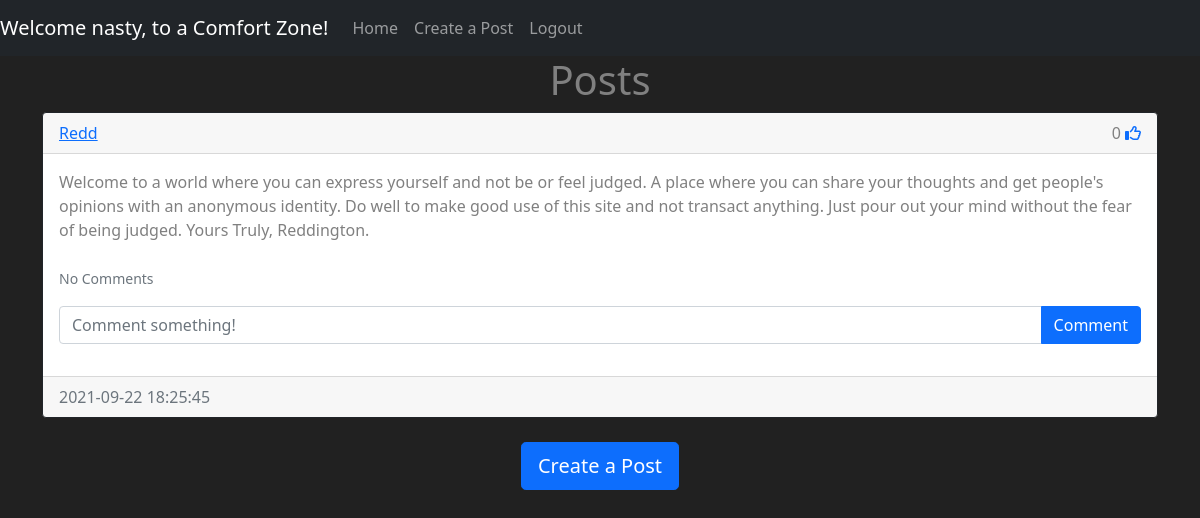
/home (signed in), run on the app's committed database.
### website/models.py (models this page shows)
class User(db.Model, UserMixin):
    id = db.Column(db.Integer, primary_key=True)
    email = db.Column(db.String(150), unique=True)
    username = db.Column(db.String(150), unique=True)
    password = db.Column(db.String(150))
    date_created = db.Column(db.DateTime(timezone=True), default=func.now())
    posts = db.relationship('Post', backref='user', passive_deletes=True)
    comments = db.relationship('Comment', backref='user', passive_deletes=True)
    likes = db.relationship('Like', backref='user', passive_deletes=True)

class Post(db.Model):
    id = db.Column(db.Integer, primary_key=True)
    text = db.Column(db.Text, nullable=False)
    date_created = db.Column(db.DateTime(timezone=True), default=func.now())
    author = db.Column(db.Integer, db.ForeignKey(
        'user.id', ondelete="CASCADE"), nullable=False)
    comments = db.relationship('Comment', backref='post', passive_deletes=True)
    likes = db.relationship('Like', backref='post', passive_deletes=True)

### website/views.py (the view)
@views.route("/")
@views.route("/home")
@login_required
def home():
    posts = Post.query.all()
    return render_template("home.html", user=current_user, posts=posts)

### website/__init__.py (called while the page is built)
def create_app():
    app = Flask(__name__)
    app.config['SECRET_KEY'] = "helloworld"
    app.config['SQLALCHEMY_DATABASE_URI'] = f'sqlite:///{DB_NAME}'
    db.init_app(app)
    from .views import views
    from .auth import auth
    app.register_blueprint(views, url_prefix="/")
    app.register_blueprint(auth, url_prefix="/")
    from .models import User, Post, Comment, Like
    create_database(app)
    login_manager = LoginManager()
    login_manager.login_view = "auth.login"
    login_manager.init_app(app)
    @login_manager.user_loader
    def load_user(id):
        return User.query.get(int(id))
    return app

### website/templates/home.html
{% extends "posts_div.html" %} {% block title %}Comfy Zone{% endblock %}

### website/templates/posts_div.html (shortened to what this page needs)
{% extends "base.html" %} {% block title %}Home{% endblock %} {% block content
  %}
  <h1 align="center">{% block header %}Posts{% endblock %}</h1>
  <div id="posts">
    {% for post in posts %}
    <div class="card border-dark">
      <div class="card-header d-flex justify-content-between align-items-center">
        <a href="/posts/{{post.user.username}}">{{post.user.username}}</a>
        <div>
          {{ post.likes|length }}
          {% if user.id in post.likes|map(attribute="author")|list %}
          <a href="/like-post/{{post.id}}"><i class="fas fa-thumbs-up"></i></a>
          {% else %}
          <a href="/like-post/{{post.id}}"><i  class="far fa-thumbs-up"></i></a>
          {% endif %}
        </div>
      </div>
      <div class="card-body">
        <div class="card-text">{{post.text}}</div>
        <br />
        <p class="card-text">
          {% if post.comments|length > 0 %}
          <a data-bs-toggle="collapse" href="#comments-{{post.id}}" role="button">
            <small>View {{post.comments|length}} Comments</small>
          </a>
          {% else %}
          <small class="text-muted">No Comments</small>
          {% endif %}
        </p>
        <form
          class="input-group mb-3"
          method="POST"
          action="/create-comment/{{post.id}}"
        >
          <input
            type="text"
            id="text"
            name="text"
            class="form-control"
            placeholder="Comment something!"
          />
          <button type="submit" class="btn btn-primary">Comment</button>
        </form>
      </div>
      <div class="card-footer text-muted">{{post.date_created}}</div>
    </div>
    <br/ > {% endfor %}
  </div>
  {% block footer %}
  <div align="center">
    <a href="/create-post"
      ><button type="button" class="btn btn-primary btn-lg">
        Create a Post
      </button></a
    >
  </div>
  {% endblock %} {% endblock %}

### website/templates/base.html (shortened to what this page needs)
<!DOCTYPE html>
<html lang="en">
  <head>
    <link
      href="https://cdn.jsdelivr.net/npm/bootstrap@5.0.2/dist/css/bootstrap.min.css"
      rel="stylesheet"
    />
  </head>
  <body>
    <nav class="navbar navbar-expand-md navbar-dark bg-dark">
      <a class="navbar-brand" href="#">Welcome {{ current_user.username }}, to a Comfort Zone!</a>
        <div class="collapse navbar-collapse" id="navbarNav">
          <ul class="navbar-nav mr-auto">
            <li class="nav-item active">
              <a class="nav-link" href="/home">Home</a>
            </li>
          </ul>
          {% if user.is_authenticated %}
            <ul class="navbar-nav">
              <li class="nav-item">
                <a class="nav-link" href="/create-post">Create a Post</a>
              </li>
              <li class="nav-item">
                <a class="nav-link" href="/logout">Logout</a>
              </li>
            </ul>
            {% endif %}
          </div>
    </nav>
    <div class="container">{% block content %}{% endblock %}</div>
  </body>
</html>

### website/templates/base.html (style rules this page uses)
body { background-color: #212121; color: grey }

### data on the page
User: username "nasty"
Post: user.username "Redd", likes|length "0", text "Welcome to a world where you can express yourself and not be or feel judged. A place where you can share your thoughts and get people's opinions with an anonymous identity. Do well to make good use of this site and not transact anything. Just pour out your mind without the fear of being judged. Yours Truly, Reddington.", date_created "2021-09-22 18:25:45"
